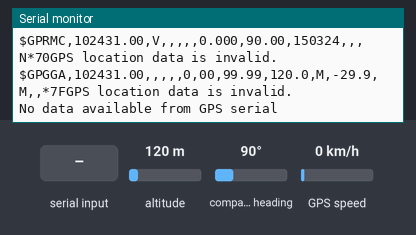
Recording of a sketch running on a simulated ESP32. Parts: the last lines printed to the serial monitor. The inputs (shaded band) are chosen by the test bench; at power-on: altitude 120 m, compass heading 90°, GPS speed 0 km/h. The GPS gets a fix after 3 s at 37.7749, -122.4194 with 8 satellites; no radio packets arrive unless stated.

Above: at 1.2 s.
1.3 s: altitude set to 20 m
At 3.1 s:
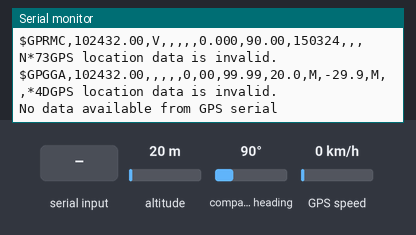
4.7 s: "1" received over the second serial link
At 6.2 s:
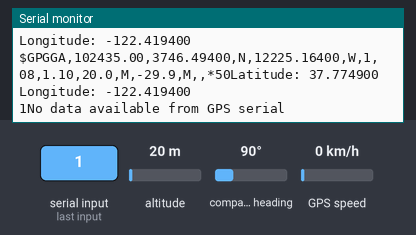
8.1 s: compass heading set to 269°
At 8.1 s:
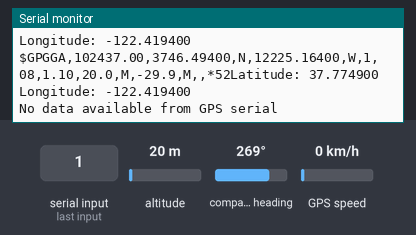
12.4 s: GPS speed set to 2 km/h
At 13.2 s:
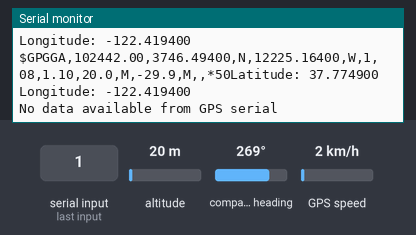
13.9 s: altitude set to 250 m
At 15.2 s:
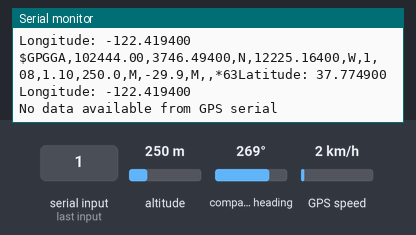
18.2 s: compass heading set to 7°
At 19.0 s:
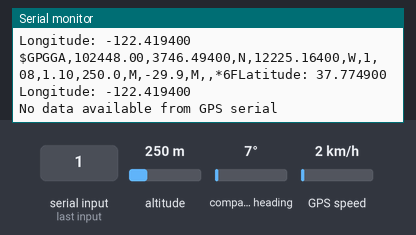
Timing chart, 0 to 21.2 s (numbered marks = the images above; inputs shaded):
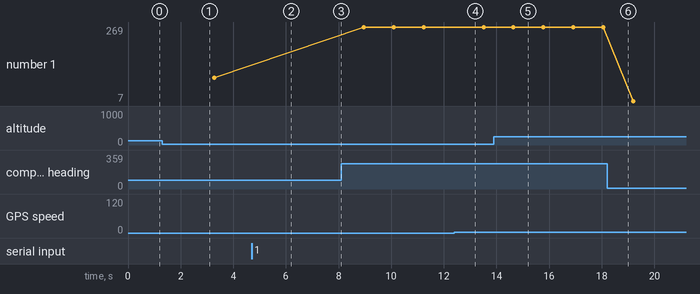

Measured:
- after the input at 1.3 s, the serial monitor: prints a new line after 0.92 s (image 1)
- after the input at 4.7 s, the serial monitor: prints a new line after 0.99 s (image 2)
- after the input at 13.9 s, the serial monitor: prints a new line after 0.80 s (image 5)
- plotted number 1: 90 → 269 after the input at 8.1 s, 269 → 7 after the input at 18.2 s

The sketch:

Transmitter.ino
```cpp
#include <SPI.h>
#include <LoRa.h>
#include <TinyGPS++.h>

TinyGPSPlus gps;
HardwareSerial gpsSerial(2);  // Use Serial2 for GPS

void setup() {
  Serial.begin(115200);
  Serial.println("Starting GPS and LoRa setup...");

  // Initialize GPS Serial
  gpsSerial.begin(9600, SERIAL_8N1, 16, 17);  // GPS connected to GPIO16, GPIO17
  Serial.println("GPS Serial started on GPIO16 and GPIO17");

  // Initialize LoRa on 433E6 or 915E6 based on module frequency
  LoRa.setPins(5, 14, 26);  // NSS, RESET, DIO0
  Serial.println("Setting up LoRa module...");
  if (!LoRa.begin(433E6)) {
    Serial.println("Starting LoRa failed! Check connections.");
    while (1);
  }
  Serial.println("LoRa module started successfully at 433 MHz");
}

void loop() {
  if (gpsSerial.available() > 0) {
    char c = gpsSerial.read();
    Serial.write(c);  // Print raw GPS character to Serial Monitor

    // Feed each character to TinyGPS++
    if (gps.encode(c)) {
      if (gps.location.isValid()) {
        Serial.print("Latitude: ");
        Serial.println(gps.location.lat(), 6);
        Serial.print("Longitude: ");
        Serial.println(gps.location.lng(), 6);
      } else {
        Serial.println("GPS location data is invalid.");
      }
    }
  } else {
    Serial.println("No data available from GPS serial");
    delay(1000);
  }
}
```
